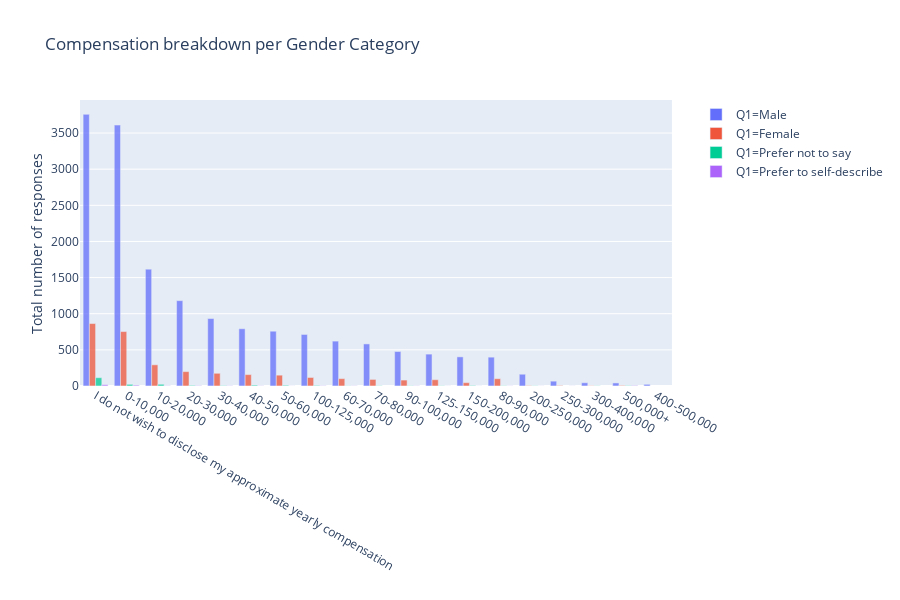

The notebook cell this image was saved under:
### Code cell
fig = px.bar(df_test, x = 'Q9', y = 'count', color = 'Q1', barmode = 'group', 
             title= 'Compensation breakdown per Gender Category',
            labels={'Q9':'', 'count':'Total number of responses'},
            opacity = OPACITY)
fig.show()

### Figure 1 — Plotly figure (JSON) as saved in the notebook; plotly's stock layout.template omitted (floating-point values rounded to 4 significant figures)
{"data": [{"alignmentgroup": "True", "hoverlabel": {"namelength": 0}, "hovertemplate": "Q1=Male<br>=%{x}<br>Total number of responses=%{y}", "legendgroup": "Q1=Male", "marker": {"color": "#636efa", "opacity": 0.75}, "name": "Q1=Male", "offsetgroup": "Q1=Male", "orientation": "v", "showlegend": true, "textposition": "auto", "type": "bar", "x": ["I do not wish to disclose my approximate yearly compensation", "0-10,000", "10-20,000", "20-30,000", "30-40,000", "40-50,000", "50-60,000", "100-125,000", "60-70,000", "70-80,000", "90-100,000", "125-150,000", "150-200,000", "80-90,000", "200-250,000", "250-300,000", "300-400,000", "500,000+", "400-500,000"], "xaxis": "x", "y": [3759, 3610, 1616, 1181, 933, 792, 758, 713, 621, 582, 477, 441, 403, 399, 163, 67, 45, 42, 23], "yaxis": "y"}, {"alignmentgroup": "True", "hoverlabel": {"namelength": 0}, "hovertemplate": "Q1=Female<br>=%{x}<br>Total number of responses=%{y}", "legendgroup": "Q1=Female", "marker": {"color": "#EF553B", "opacity": 0.75}, "name": "Q1=Female", "offsetgroup": "Q1=Female", "orientation": "v", "showlegend": true, "textposition": "auto", "type": "bar", "x": ["I do not wish to disclose my approximate yearly compensation", "0-10,000", "10-20,000", "20-30,000", "30-40,000", "40-50,000", "50-60,000", "100-125,000", "60-70,000", "80-90,000", "70-80,000", "125-150,000", "90-100,000", "150-200,000", "500,000+", "250-300,000", "200-250,000", "300-400,000"], "xaxis": "x", "y": [864, 753, 293, 199, 176, 158, 150, 118, 102, 101, 91, 87, 82, 46, 8, 7, 5, 4], "yaxis": "y"}, {"alignmentgroup": "True", "hoverlabel": {"namelength": 0}, "hovertemplate": "Q1=Prefer not to say<br>=%{x}<br>Total number of responses=%{y}", "legendgroup": "Q1=Prefer not to say", "marker": {"color": "#00cc96", "opacity": 0.75}, "name": "Q1=Prefer not to say", "offsetgroup": "Q1=Prefer not to say", "orientation": "v", "showlegend": true, "textposition": "auto", "type": "bar", "x": ["I do not wish to disclose my approximate yearly compensation", "10-20,000", "0-10,000", "40-50,000", "50-60,000", "20-30,000", "100-125,000", "150-200,000", "500,000+", "30-40,000", "70-80,000", "80-90,000", "90-100,000", "125-150,000", "300-400,000", "200-250,000", "60-70,000"], "xaxis": "x", "y": [115, 24, 23, 12, 10, 9, 8, 7, 6, 6, 4, 4, 4, 4, 3, 3, 3], "yaxis": "y"}, {"alignmentgroup": "True", "hoverlabel": {"namelength": 0}, "hovertemplate": "Q1=Prefer to self-describe<br>=%{x}<br>Total number of responses=%{y}", "legendgroup": "Q1=Prefer to self-describe", "marker": {"color": "#ab63fa", "opacity": 0.75}, "name": "Q1=Prefer to self-describe", "offsetgroup": "Q1=Prefer to self-describe", "orientation": "v", "showlegend": true, "textposition": "auto", "type": "bar", "x": ["I do not wish to disclose my approximate yearly compensation", "0-10,000", "500,000+", "20-30,000", "30-40,000", "10-20,000", "100-125,000", "90-100,000", "60-70,000", "40-50,000", "80-90,000", "250-300,000", "200-250,000", "50-60,000", "125-150,000", "150-200,000"], "xaxis": "x", "y": [18, 12, 7, 6, 4, 4, 4, 3, 3, 3, 2, 1, 1, 1, 1, 1], "yaxis": "y"}], "layout": {"barmode": "group", "height": 600, "legend": {"tracegroupgap": 0}, "title": {"text": "Compensation breakdown per Gender Category"}, "xaxis": {"anchor": "y", "domain": [0, 0.98], "title": {"text": ""}}, "yaxis": {"anchor": "x", "domain": [0, 1], "title": {"text": "Total number of responses"}}}}
